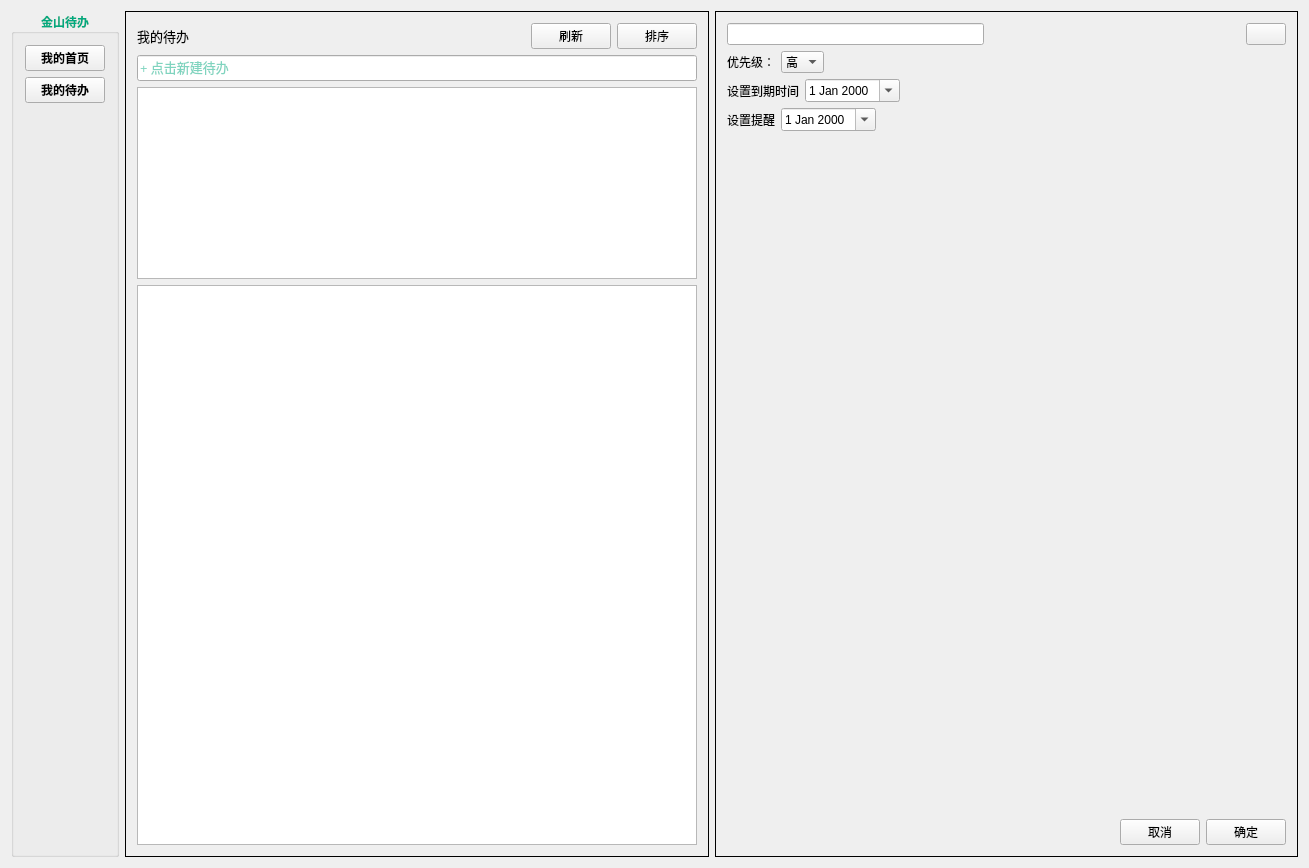
<?xml version="1.0" encoding="UTF-8"?>
<ui version="4.0">
 <class>ToDoLists</class>
 <widget class="QWidget" name="ToDoLists">
  <property name="geometry">
   <rect>
    <x>0</x>
    <y>0</y>
    <width>1309</width>
    <height>868</height>
   </rect>
  </property>
  <property name="windowTitle">
   <string>ToDoLists</string>
  </property>
  <layout class="QHBoxLayout" name="horizontalLayout">
   <item>
    <widget class="QGroupBox" name="groupBox">
     <property name="palette">
      <palette>
       <active>
        <colorrole role="WindowText">
         <brush brushstyle="SolidPattern">
          <color alpha="255">
           <red>0</red>
           <green>170</green>
           <blue>127</blue>
          </color>
         </brush>
        </colorrole>
        <colorrole role="ButtonText">
         <brush brushstyle="SolidPattern">
          <color alpha="255">
           <red>0</red>
           <green>0</green>
           <blue>0</blue>
          </color>
         </brush>
        </colorrole>
        <colorrole role="Shadow">
         <brush brushstyle="SolidPattern">
          <color alpha="255">
           <red>105</red>
           <green>105</green>
           <blue>105</blue>
          </color>
         </brush>
        </colorrole>
        <colorrole role="ToolTipText">
         <brush brushstyle="SolidPattern">
          <color alpha="255">
           <red>0</red>
           <green>0</green>
           <blue>0</blue>
          </color>
         </brush>
        </colorrole>
       </active>
       <inactive>
        <colorrole role="WindowText">
         <brush brushstyle="SolidPattern">
          <color alpha="255">
           <red>0</red>
           <green>170</green>
           <blue>127</blue>
          </color>
         </brush>
        </colorrole>
        <colorrole role="ButtonText">
         <brush brushstyle="SolidPattern">
          <color alpha="255">
           <red>0</red>
           <green>0</green>
           <blue>0</blue>
          </color>
         </brush>
        </colorrole>
        <colorrole role="Shadow">
         <brush brushstyle="SolidPattern">
          <color alpha="255">
           <red>105</red>
           <green>105</green>
           <blue>105</blue>
          </color>
         </brush>
        </colorrole>
        <colorrole role="ToolTipText">
         <brush brushstyle="SolidPattern">
          <color alpha="255">
           <red>0</red>
           <green>0</green>
           <blue>0</blue>
          </color>
         </brush>
        </colorrole>
       </inactive>
       <disabled>
        <colorrole role="WindowText">
         <brush brushstyle="SolidPattern">
          <color alpha="255">
           <red>120</red>
           <green>120</green>
           <blue>120</blue>
          </color>
         </brush>
        </colorrole>
        <colorrole role="ButtonText">
         <brush brushstyle="SolidPattern">
          <color alpha="255">
           <red>120</red>
           <green>120</green>
           <blue>120</blue>
          </color>
         </brush>
        </colorrole>
        <colorrole role="Shadow">
         <brush brushstyle="SolidPattern">
          <color alpha="255">
           <red>0</red>
           <green>0</green>
           <blue>0</blue>
          </color>
         </brush>
        </colorrole>
        <colorrole role="ToolTipText">
         <brush brushstyle="SolidPattern">
          <color alpha="255">
           <red>0</red>
           <green>0</green>
           <blue>0</blue>
          </color>
         </brush>
        </colorrole>
       </disabled>
      </palette>
     </property>
     <property name="font">
      <font>
       <family>黑体</family>
       <pointsize>9</pointsize>
       <weight>75</weight>
       <italic>false</italic>
       <bold>true</bold>
      </font>
     </property>
     <property name="title">
      <string>金山待办</string>
     </property>
     <property name="alignment">
      <set>Qt::AlignCenter</set>
     </property>
     <layout class="QVBoxLayout" name="verticalLayout_2">
      <property name="leftMargin">
       <number>11</number>
      </property>
      <property name="topMargin">
       <number>11</number>
      </property>
      <item>
       <widget class="QPushButton" name="pushButton_home">
        <property name="font">
         <font>
          <family>等线</family>
          <pointsize>9</pointsize>
         </font>
        </property>
        <property name="text">
         <string>我的首页</string>
        </property>
        <property name="checkable">
         <bool>true</bool>
        </property>
        <property name="autoExclusive">
         <bool>true</bool>
        </property>
       </widget>
      </item>
      <item>
       <widget class="QPushButton" name="pushButton_list">
        <property name="font">
         <font>
          <family>等线</family>
          <pointsize>9</pointsize>
         </font>
        </property>
        <property name="text">
         <string>我的待办</string>
        </property>
        <property name="checkable">
         <bool>true</bool>
        </property>
        <property name="autoExclusive">
         <bool>true</bool>
        </property>
       </widget>
      </item>
      <item>
       <spacer name="verticalSpacer">
        <property name="orientation">
         <enum>Qt::Vertical</enum>
        </property>
        <property name="sizeHint" stdset="0">
         <size>
          <width>20</width>
          <height>405</height>
         </size>
        </property>
       </spacer>
      </item>
     </layout>
    </widget>
   </item>
   <item>
    <widget class="QStackedWidget" name="stackedWidget">
     <property name="sizePolicy">
      <sizepolicy hsizetype="Expanding" vsizetype="Preferred">
       <horstretch>0</horstretch>
       <verstretch>0</verstretch>
      </sizepolicy>
     </property>
     <property name="frameShape">
      <enum>QFrame::Box</enum>
     </property>
     <property name="frameShadow">
      <enum>QFrame::Plain</enum>
     </property>
     <property name="currentIndex">
      <number>1</number>
     </property>
     <widget class="QWidget" name="page">
      <layout class="QVBoxLayout" name="verticalLayout">
       <item>
        <layout class="QHBoxLayout" name="horizontalLayout_3">
         <item>
          <widget class="QLabel" name="label_home">
           <property name="font">
            <font>
             <family>黑体</family>
             <pointsize>10</pointsize>
            </font>
           </property>
           <property name="text">
            <string>我的首页</string>
           </property>
          </widget>
         </item>
         <item>
          <spacer name="horizontalSpacer">
           <property name="orientation">
            <enum>Qt::Horizontal</enum>
           </property>
           <property name="sizeHint" stdset="0">
            <size>
             <width>40</width>
             <height>20</height>
            </size>
           </property>
          </spacer>
         </item>
         <item>
          <widget class="QPushButton" name="pushButton_refresh">
           <property name="font">
            <font>
             <family>等线</family>
             <pointsize>9</pointsize>
            </font>
           </property>
           <property name="text">
            <string>刷新</string>
           </property>
           <property name="icon">
            <iconset resource="res.qrc">
             <normaloff>:/new/prefix1/refresh_icon.svg</normaloff>:/new/prefix1/refresh_icon.svg</iconset>
           </property>
          </widget>
         </item>
        </layout>
       </item>
       <item>
        <widget class="QLineEdit" name="lineEdit_newToDo">
         <property name="sizePolicy">
          <sizepolicy hsizetype="Expanding" vsizetype="Fixed">
           <horstretch>0</horstretch>
           <verstretch>0</verstretch>
          </sizepolicy>
         </property>
         <property name="palette">
          <palette>
           <active>
            <colorrole role="Text">
             <brush brushstyle="SolidPattern">
              <color alpha="255">
               <red>0</red>
               <green>170</green>
               <blue>127</blue>
              </color>
             </brush>
            </colorrole>
           </active>
           <inactive>
            <colorrole role="Text">
             <brush brushstyle="SolidPattern">
              <color alpha="255">
               <red>0</red>
               <green>170</green>
               <blue>127</blue>
              </color>
             </brush>
            </colorrole>
           </inactive>
           <disabled>
            <colorrole role="Text">
             <brush brushstyle="SolidPattern">
              <color alpha="255">
               <red>120</red>
               <green>120</green>
               <blue>120</blue>
              </color>
             </brush>
            </colorrole>
           </disabled>
          </palette>
         </property>
         <property name="font">
          <font>
           <family>黑体</family>
           <pointsize>11</pointsize>
          </font>
         </property>
         <property name="text">
          <string/>
         </property>
         <property name="alignment">
          <set>Qt::AlignLeading|Qt::AlignLeft|Qt::AlignTop</set>
         </property>
         <property name="placeholderText">
          <string>+ 点击新建待办</string>
         </property>
        </widget>
       </item>
       <item>
        <widget class="QTreeWidget" name="treeWidget_temp">
         <property name="sizePolicy">
          <sizepolicy hsizetype="Expanding" vsizetype="Preferred">
           <horstretch>0</horstretch>
           <verstretch>0</verstretch>
          </sizepolicy>
         </property>
         <property name="font">
          <font>
           <pointsize>8</pointsize>
           <weight>75</weight>
           <bold>true</bold>
          </font>
         </property>
         <property name="headerHidden">
          <bool>true</bool>
         </property>
         <column>
          <property name="text">
           <string>text</string>
          </property>
         </column>
        </widget>
       </item>
       <item>
        <widget class="QTreeWidget" name="treeWidget">
         <property name="font">
          <font>
           <pointsize>8</pointsize>
           <weight>75</weight>
           <bold>true</bold>
          </font>
         </property>
         <property name="headerHidden">
          <bool>true</bool>
         </property>
         <column>
          <property name="text">
           <string>text</string>
          </property>
         </column>
        </widget>
       </item>
      </layout>
     </widget>
     <widget class="QWidget" name="page_2">
      <layout class="QVBoxLayout" name="verticalLayout_4">
       <item>
        <layout class="QHBoxLayout" name="horizontalLayout_page2">
         <item>
          <widget class="QLabel" name="label_page2_list">
           <property name="sizePolicy">
            <sizepolicy hsizetype="Preferred" vsizetype="Preferred">
             <horstretch>0</horstretch>
             <verstretch>0</verstretch>
            </sizepolicy>
           </property>
           <property name="font">
            <font>
             <family>黑体</family>
             <pointsize>10</pointsize>
            </font>
           </property>
           <property name="text">
            <string>我的待办</string>
           </property>
          </widget>
         </item>
         <item>
          <spacer name="horizontalSpacer_2">
           <property name="orientation">
            <enum>Qt::Horizontal</enum>
           </property>
           <property name="sizeHint" stdset="0">
            <size>
             <width>40</width>
             <height>20</height>
            </size>
           </property>
          </spacer>
         </item>
         <item>
          <widget class="QPushButton" name="pushButton_page2_refresh">
           <property name="font">
            <font>
             <family>等线</family>
             <pointsize>9</pointsize>
            </font>
           </property>
           <property name="text">
            <string>刷新</string>
           </property>
           <property name="icon">
            <iconset resource="res.qrc">
             <normaloff>:/new/prefix1/refresh_icon.svg</normaloff>:/new/prefix1/refresh_icon.svg</iconset>
           </property>
          </widget>
         </item>
         <item>
          <widget class="QPushButton" name="pushButton_page2_sort">
           <property name="font">
            <font>
             <family>等线</family>
             <pointsize>9</pointsize>
            </font>
           </property>
           <property name="text">
            <string>排序</string>
           </property>
           <property name="icon">
            <iconset resource="res.qrc">
             <normaloff>:/new/prefix1/sort_icon.svg</normaloff>:/new/prefix1/sort_icon.svg</iconset>
           </property>
          </widget>
         </item>
        </layout>
       </item>
       <item>
        <widget class="QLineEdit" name="lineEdit_page2_newToDo">
         <property name="sizePolicy">
          <sizepolicy hsizetype="Expanding" vsizetype="Fixed">
           <horstretch>0</horstretch>
           <verstretch>0</verstretch>
          </sizepolicy>
         </property>
         <property name="palette">
          <palette>
           <active>
            <colorrole role="Text">
             <brush brushstyle="SolidPattern">
              <color alpha="255">
               <red>0</red>
               <green>170</green>
               <blue>127</blue>
              </color>
             </brush>
            </colorrole>
           </active>
           <inactive>
            <colorrole role="Text">
             <brush brushstyle="SolidPattern">
              <color alpha="255">
               <red>0</red>
               <green>170</green>
               <blue>127</blue>
              </color>
             </brush>
            </colorrole>
           </inactive>
           <disabled>
            <colorrole role="Text">
             <brush brushstyle="SolidPattern">
              <color alpha="255">
               <red>120</red>
               <green>120</green>
               <blue>120</blue>
              </color>
             </brush>
            </colorrole>
           </disabled>
          </palette>
         </property>
         <property name="font">
          <font>
           <family>黑体</family>
           <pointsize>10</pointsize>
          </font>
         </property>
         <property name="text">
          <string/>
         </property>
         <property name="alignment">
          <set>Qt::AlignLeading|Qt::AlignLeft|Qt::AlignTop</set>
         </property>
         <property name="placeholderText">
          <string>+ 点击新建待办</string>
         </property>
        </widget>
       </item>
       <item>
        <widget class="QTreeWidget" name="treeWidget_page2_temp">
         <property name="sizePolicy">
          <sizepolicy hsizetype="Expanding" vsizetype="Preferred">
           <horstretch>0</horstretch>
           <verstretch>0</verstretch>
          </sizepolicy>
         </property>
         <property name="font">
          <font>
           <pointsize>8</pointsize>
           <weight>75</weight>
           <bold>true</bold>
          </font>
         </property>
         <property name="headerHidden">
          <bool>true</bool>
         </property>
         <column>
          <property name="text">
           <string notr="true">1</string>
          </property>
         </column>
        </widget>
       </item>
       <item>
        <widget class="QTreeWidget" name="treeWidget_page2">
         <property name="font">
          <font>
           <pointsize>8</pointsize>
           <weight>75</weight>
           <bold>true</bold>
          </font>
         </property>
         <property name="headerHidden">
          <bool>true</bool>
         </property>
         <column>
          <property name="text">
           <string>text</string>
          </property>
         </column>
        </widget>
       </item>
      </layout>
     </widget>
    </widget>
   </item>
   <item>
    <widget class="QStackedWidget" name="stackedWidget_2">
     <property name="sizePolicy">
      <sizepolicy hsizetype="Preferred" vsizetype="Preferred">
       <horstretch>0</horstretch>
       <verstretch>0</verstretch>
      </sizepolicy>
     </property>
     <property name="frameShape">
      <enum>QFrame::Box</enum>
     </property>
     <property name="currentIndex">
      <number>0</number>
     </property>
     <widget class="QWidget" name="page_3">
      <layout class="QVBoxLayout" name="verticalLayout_3">
       <item>
        <layout class="QHBoxLayout" name="horizontalLayout_2">
         <item>
          <widget class="QLineEdit" name="lineEdit_text"/>
         </item>
         <item>
          <spacer name="horizontalSpacer_3">
           <property name="orientation">
            <enum>Qt::Horizontal</enum>
           </property>
           <property name="sizeHint" stdset="0">
            <size>
             <width>40</width>
             <height>20</height>
            </size>
           </property>
          </spacer>
         </item>
         <item>
          <widget class="QPushButton" name="pushButton_close">
           <property name="text">
            <string/>
           </property>
           <property name="icon">
            <iconset resource="res.qrc">
             <normaloff>:/new/prefix1/close_round_icon.svg</normaloff>:/new/prefix1/close_round_icon.svg</iconset>
           </property>
          </widget>
         </item>
        </layout>
       </item>
       <item>
        <layout class="QHBoxLayout" name="horizontalLayout_4">
         <item>
          <widget class="QLabel" name="label_3">
           <property name="text">
            <string>优先级：</string>
           </property>
          </widget>
         </item>
         <item>
          <widget class="QComboBox" name="comboBox_priority">
           <item>
            <property name="text">
             <string>高</string>
            </property>
           </item>
           <item>
            <property name="text">
             <string>中</string>
            </property>
           </item>
           <item>
            <property name="text">
             <string>低</string>
            </property>
           </item>
           <item>
            <property name="text">
             <string>无</string>
            </property>
           </item>
          </widget>
         </item>
         <item>
          <spacer name="horizontalSpacer_4">
           <property name="orientation">
            <enum>Qt::Horizontal</enum>
           </property>
           <property name="sizeHint" stdset="0">
            <size>
             <width>40</width>
             <height>20</height>
            </size>
           </property>
          </spacer>
         </item>
        </layout>
       </item>
       <item>
        <layout class="QHBoxLayout" name="horizontalLayout_5">
         <item>
          <widget class="QLabel" name="label">
           <property name="text">
            <string>设置到期时间</string>
           </property>
          </widget>
         </item>
         <item>
          <widget class="QDateEdit" name="dateEdit_expiration">
           <property name="calendarPopup">
            <bool>true</bool>
           </property>
          </widget>
         </item>
         <item>
          <spacer name="horizontalSpacer_5">
           <property name="orientation">
            <enum>Qt::Horizontal</enum>
           </property>
           <property name="sizeHint" stdset="0">
            <size>
             <width>40</width>
             <height>20</height>
            </size>
           </property>
          </spacer>
         </item>
        </layout>
       </item>
       <item>
        <layout class="QHBoxLayout" name="horizontalLayout_6">
         <item>
          <widget class="QLabel" name="label_2">
           <property name="text">
            <string>设置提醒</string>
           </property>
          </widget>
         </item>
         <item>
          <widget class="QDateEdit" name="dateEdit_reminder">
           <property name="calendarPopup">
            <bool>true</bool>
           </property>
          </widget>
         </item>
         <item>
          <spacer name="horizontalSpacer_6">
           <property name="orientation">
            <enum>Qt::Horizontal</enum>
           </property>
           <property name="sizeHint" stdset="0">
            <size>
             <width>40</width>
             <height>20</height>
            </size>
           </property>
          </spacer>
         </item>
        </layout>
       </item>
       <item>
        <spacer name="verticalSpacer_2">
         <property name="orientation">
          <enum>Qt::Vertical</enum>
         </property>
         <property name="sizeHint" stdset="0">
          <size>
           <width>20</width>
           <height>621</height>
          </size>
         </property>
        </spacer>
       </item>
       <item>
        <layout class="QHBoxLayout" name="horizontalLayout_7">
         <item>
          <spacer name="horizontalSpacer_7">
           <property name="orientation">
            <enum>Qt::Horizontal</enum>
           </property>
           <property name="sizeHint" stdset="0">
            <size>
             <width>40</width>
             <height>20</height>
            </size>
           </property>
          </spacer>
         </item>
         <item>
          <widget class="QPushButton" name="pushButton_cancel">
           <property name="sizePolicy">
            <sizepolicy hsizetype="Minimum" vsizetype="Fixed">
             <horstretch>0</horstretch>
             <verstretch>0</verstretch>
            </sizepolicy>
           </property>
           <property name="text">
            <string>取消</string>
           </property>
          </widget>
         </item>
         <item>
          <widget class="QPushButton" name="pushButton_ok">
           <property name="text">
            <string>确定</string>
           </property>
          </widget>
         </item>
        </layout>
       </item>
      </layout>
     </widget>
     <widget class="QWidget" name="page_4"/>
    </widget>
   </item>
  </layout>
 </widget>
 <layoutdefault spacing="6" margin="11"/>
 <resources>
  <include location="res.qrc"/>
 </resources>
 <connections/>
</ui>
